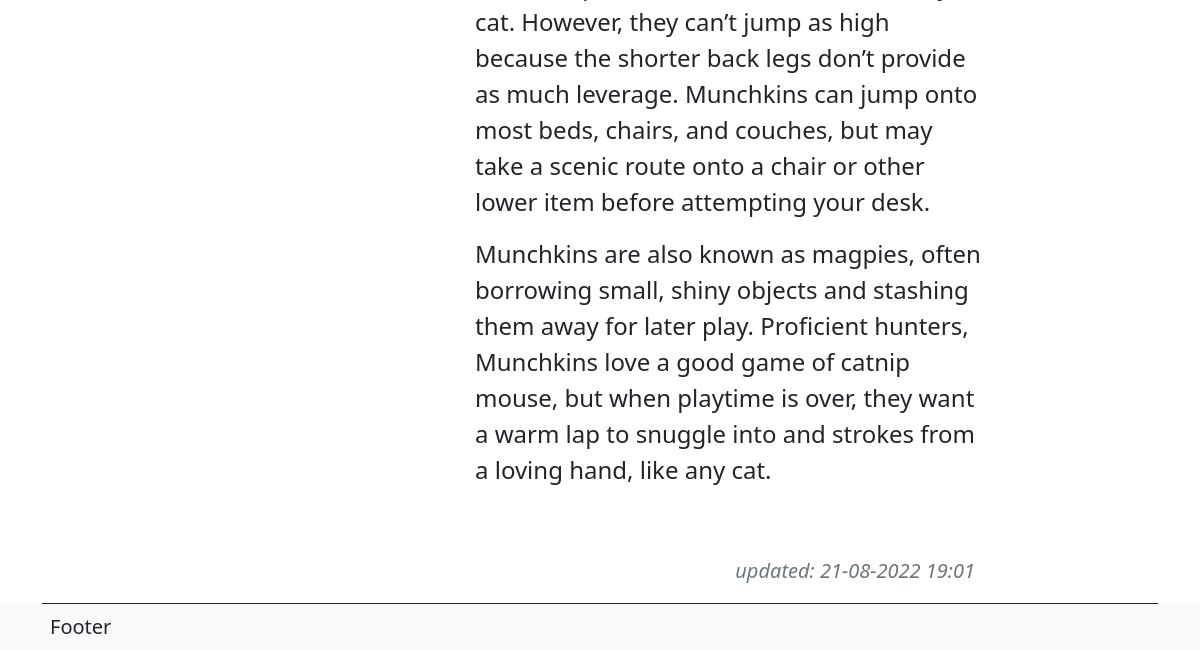
Before: /post/munchkin (lower part) with the older database file.
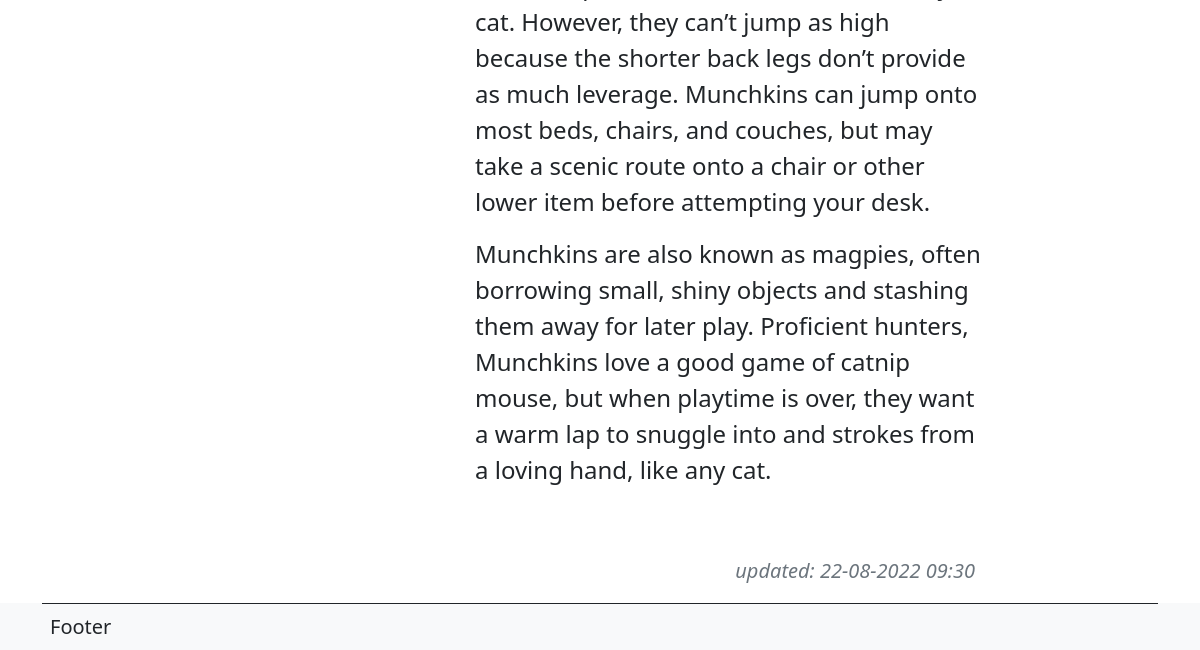
After: the same page with the newer database file.
### cats/models.py (models this page shows, shortened)
class Breeds(models.Model):
    title = models.CharField(max_length=255)
    slug = models.SlugField(max_length=255, unique=True, db_index=True, verbose_name='URL')
    content = models.TextField(blank=True)
    photo = models.ImageField(upload_to='photos/%Y/%m/%d/')
    time_create = models.DateTimeField(auto_now_add=True, verbose_name='date')
    time_update = models.DateTimeField(auto_now=True)
    is_published = models.BooleanField(default=True)
    category = models.ForeignKey('Category', on_delete=models.PROTECT)
    def __str__(self):
        return f'{self.title.title()}, #{self.id}'
    class Meta:
        verbose_name = 'Кот-котик'
        verbose_name_plural = 'Коты-котики'
        ordering = ['-time_create', 'title']

### cats/views.py (the view)
# urls.py: path('post/<slug:post_slug>', ShowPost.as_view(), name='post'),
class ShowPost(DataMixin, DetailView):
    model = Breeds
    template_name = 'cats/post.html'
    context_object_name = 'post'
    slug_url_kwarg = 'post_slug'
    def get_context_data(self, *, object_list=None, **kwargs):
        context = super().get_context_data(**kwargs)
        c_def = self.get_user_context(title=context['post'])
        return dict(list(context.items()) + list(c_def.items()))

### cats/models.py (called while the page is built)
    def __str__(self):
        return self.name

    def get_absolute_url(self):
        return reverse('category', kwargs={'cat_slug': self.slug})

### cats/utils.py (called while the page is built)
    def get_user_context(self, **kwargs):
        context = kwargs
        cats = Category.objects.annotate(Count('breeds'))
        context['cats'] = cats
        user_menu = menu.copy()
        if not self.request.user.is_authenticated:
            user_menu.pop(1)
        context['menu'] = user_menu
        if 'cat_selected' not in context:
            context['cat_selected'] = 0
        return context

### cats/templates/cats/post.html (shortened to what this page needs)
{% extends 'cats/base.html' %}
{% load cats_tags %}
{% block content %}
<div class="card mt-4 border-white">
    <div class="row fs-4 p-3">
        {% if post.photo %}
        <div class="col-md-4">
        </div>
        <div class="col-md-8 p-1">{{ post.content|linebreaks  }}</div>
        {% else %}
        <div class="col-md-12">{{ post.content|linebreaks }}</div>
        {% endif %}
        <div class="text-end text-secondary fs-5 pt-5"><i>updated: {{ post.time_update | date:"d-m-Y H:i" }}</i></div>
    </div>
</div>
{% endblock %}

Changed rows visible on the page:
changed Breeds: time_update "21-08-2022 19:01" → "22-08-2022 09:30"
